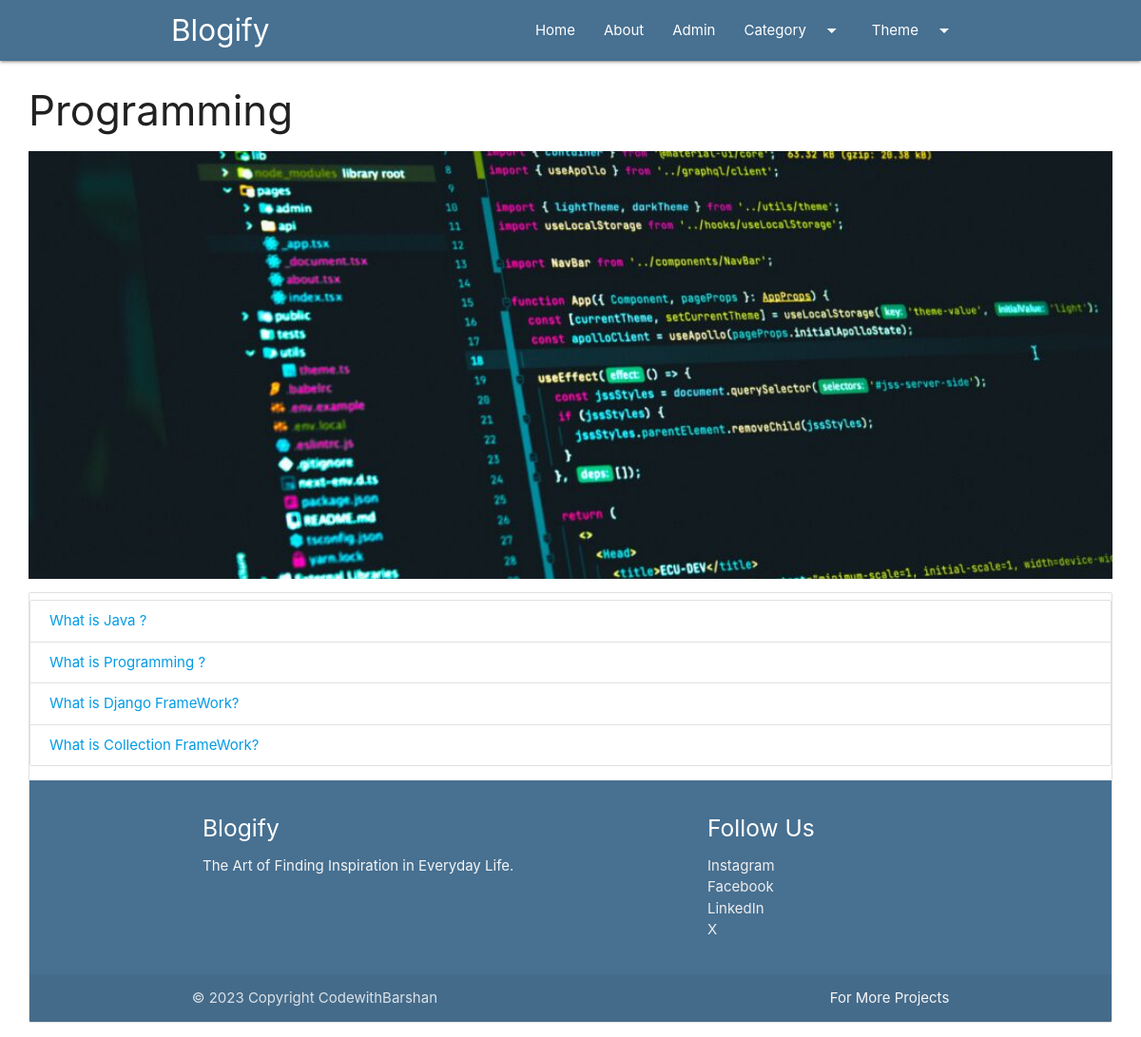
/category/programming/, run on the app's committed database.
### blog/models.py (models this page shows, shortened)
class Category(models.Model):
    cat_id=models.AutoField(primary_key=True)
    title=models.CharField(max_length=100)
    description=models.TextField()
    url=models.CharField(max_length=100)
    image=models.ImageField(upload_to='category/')
    datetime=models.DateTimeField(auto_now_add=True,null=True)

class Post(models.Model):
    post_id=models.AutoField(primary_key=True)
    title=models.CharField(max_length=1000)
    content = HTMLField()
    url=models.CharField(max_length=100)
    cat=models.ForeignKey(Category,on_delete=models.CASCADE) # on deleting cat ,the post will be deleted too
    image=models.ImageField(upload_to='post/')

### blog/views.py (the view)
# urls.py: path('category/<slug:url>/', views.category_detail, name='category_detail'),  # Added name='category_detail' for URL reversal
def category_detail(request,url):
    cat=Category.objects.get(url=url)
    posts=Post.objects.filter(cat=cat)
    return render(request,'blog/cat_post.html',{'cat':cat,'posts':posts})

### templates/blog/cat_post.html (shortened to what this page needs)
{% extends 'blog/base.html' %}
{% block content %}
<div class="container-custom">
    <h3>{{ cat.title }}</h3>
    <div class="img-container">
        <img src="/media/{{ cat.image }}" class="responsive-img" style="max-height: 450px; width: 100%; object-fit: cover;" alt="">
    </div>
    <div class="collection">
        <ul class="collection">
            {% for p in posts %}
            <li class="collection-item"><a href="/blog/{{p.url}}">{{ p.title }}</a></li>
            {%empty%}
            <h3> No Posts in this category ! Sit Back ,Fetching Something New {{cat.title }} posts for You</h3>
            {% endfor %}
        </ul>
{% endblock %}

### static/css/demo.css (style rules this page uses)
.container-custom { width:95%!important; margin:auto; }

### data on the page
Category: title "Programming", image (picture)
Post: title "What is Java ?"
Post: title "What is Programming ?"
Post: title "What is Django FrameWork?"
Post: title "What is Collection FrameWork?"
